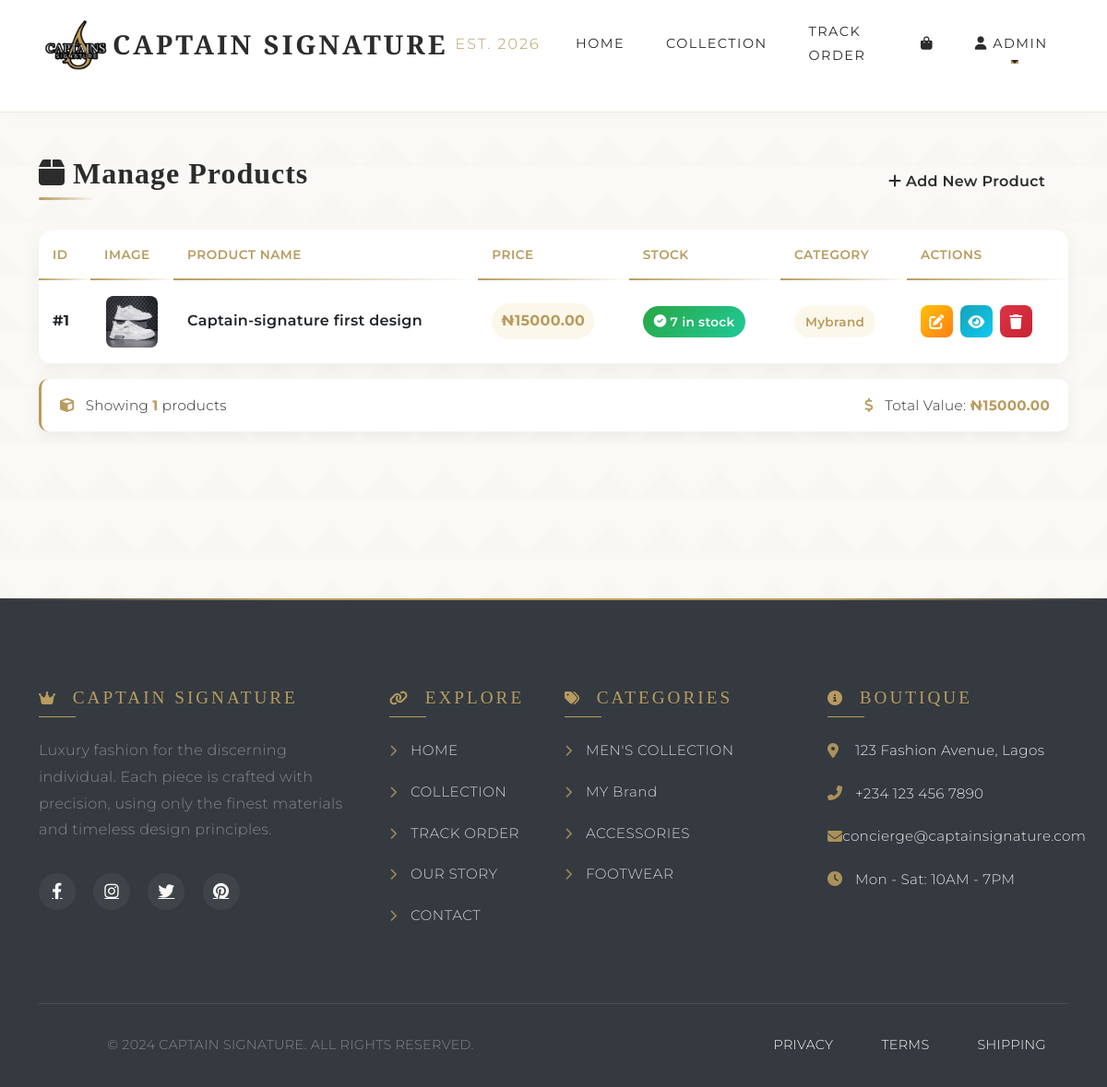
The app's page /admin/products (signed in) with its own data.
### models.py (models this page shows)
class User(UserMixin, db.Model):
    id = db.Column(db.Integer, primary_key=True)
    username = db.Column(db.String(80), unique=True, nullable=False)
    email = db.Column(db.String(120), unique=True, nullable=False)
    password = db.Column(db.String(200), nullable=False)
    is_admin = db.Column(db.Boolean, default=False)
    created_at = db.Column(db.DateTime, default=datetime.utcnow)
    phone = db.Column(db.String(20), nullable=True)
    address = db.Column(db.Text, nullable=True)
    city = db.Column(db.String(100), nullable=True)
    state = db.Column(db.String(100), nullable=True)
    orders = db.relationship('Order', backref='customer', lazy=True)

class Product(db.Model):
    id = db.Column(db.Integer, primary_key=True)
    name = db.Column(db.String(100), nullable=False)
    description = db.Column(db.Text, nullable=False)
    price = db.Column(db.Float, nullable=False)
    category = db.Column(db.String(50), nullable=False)
    image = db.Column(db.String(200), nullable=True)
    stock = db.Column(db.Integer, default=0)
    created_at = db.Column(db.DateTime, default=datetime.utcnow)
    order_items = db.relationship('OrderItem', backref='product', lazy=True)

class Settings(db.Model):
    id = db.Column(db.Integer, primary_key=True)
    delivery_fee = db.Column(db.Float, default=1500.00)
    free_delivery_threshold = db.Column(db.Float, default=0.00)
    currency = db.Column(db.String(10), default='₦')
    site_name = db.Column(db.String(100), default='Captain Signature')
    updated_at = db.Column(db.DateTime, default=datetime.utcnow, onupdate=datetime.utcnow)
    updated_by = db.Column(db.Integer, db.ForeignKey('user.id'), nullable=True)
    @staticmethod
    def get_settings():
        try:
            settings = Settings.query.first()
            if not settings:
                settings = Settings()
                db.session.add(settings)
                db.session.commit()
            return settings
        except Exception as e:
            print(f"⚠ Error in get_settings: {e}")
            from types import SimpleNamespace
            return SimpleNamespace(
                delivery_fee=1500.00,
                free_delivery_threshold=0,
                currency='₦',
                site_name='Captain Signature'
            )

### app.py (the view)
@app.route('/admin/products')
@login_required
def admin_products():
    if not current_user.is_admin:
        abort(403)
    products = Product.query.all()
    return render_template('admin_products.html', products=products)

### templates/admin_products.html (shortened to what this page needs)
{% extends "base.html" %}
{% block content %}
<div class="container mt-4">
    <div class="d-flex justify-content-between align-items-center mb-4"
         data-aos="fade-down"
         data-aos-duration="800">
        <h2 class="page-title">
            <i class="fas fa-box me-2"></i>Manage Products
        </h2>
        <a href="{{ url_for('add_product') }}" class="btn btn-gold hvr-float-shadow">
            <i class="fas fa-plus"></i> Add New Product
        </a>
    </div>
    {% if products %}
    <div class="card product-table-card"
         data-aos="fade-up"
         data-aos-duration="1000">
        <div class="card-body p-0">
            <div class="table-responsive">
                <table class="table table-hover product-table mb-0">
                    <thead>
                        <tr>
                            <th>ID</th>
                            <th>Image</th>
                            <th>Product Name</th>
                            <th>Price</th>
                            <th>Stock</th>
                            <th>Category</th>
                            <th>Actions</th>
                        </tr>
                    </thead>
                    <tbody>
                        {% for product in products %}
                        <tr class="product-row"
                            data-aos="fade-up"
                            data-aos-duration="600"
                            data-aos-delay="{{ loop.index * 100 }}">
                            <td class="fw-bold">#{{ product.id }}</td>
                            <td class="product-image-cell">
                                <div class="product-image-wrapper">
                                    {% if product.image %}
                                        {% if product.image.startswith('http') %}
                                            <img src="{{ product.image }}"
                                                 class="product-image"
                                                 alt="{{ product.name }}">
                                        {% elif product.image.startswith('tmp:') %}
                                            {% set filename = product.image.replace('tmp:', '') %}
                                            <img src="{{ url_for('tmp_uploads', filename=filename) }}"
                                                 class="product-image"
                                                 alt="{{ product.name }}">
                                        {% elif product.image.startswith('user_uploads:') %}
                                            {% set filename = product.image.replace('user_uploads:', '') %}
                                            <img src="{{ url_for('user_uploads', filename=filename) }}"
                                                 class="product-image"
                                                 alt="{{ product.name }}">
                                        {% else %}
                                            <img src="{{ url_for('static', filename='images/products/' + product.image) }}"
                                                 class="product-image"
                                                 alt="{{ product.name }}">
                                        {% endif %}
                                    {% else %}
                                        <div class="product-image-placeholder">
                                            <i class="fas fa-image"></i>
                                        </div>
                                    {% endif %}
                                </div>
                            </td>
                            <td class="product-name">{{ product.name }}</td>
                            <td class="product-price">
                                <span class="price-tag">{{ g.settings.currency }}{{ "%.2f"|format(product.price) }}</span>
                            </td>
                            <td>
                                {% if product.stock > 0 %}
                                <span class="stock-badge in-stock">
                                    <i class="fas fa-check-circle me-1"></i>{{ product.stock }} in stock
                                </span>
                                {% else %}
                                <span class="stock-badge out-of-stock">
                                    <i class="fas fa-times-circle me-1"></i>Out of stock
                                </span>
                                {% endif %}
                            </td>
                            <td>
                                <span class="category-badge">{{ product.category|capitalize }}</span>
                            </td>
                            <td>
                                <div class="action-buttons">
                                    <a href="{{ url_for('edit_product', product_id=product.id) }}"
                                       class="btn-action btn-edit hvr-float-shadow"
                                       title="Edit Product">
                                        <i class="fas fa-edit"></i>
                                    </a>
                                    <a href="{{ url_for('product_detail', product_id=product.id) }}"
                                       class="btn-action btn-view hvr-float-shadow"
                                       title="View Product">
                                        <i class="fas fa-eye"></i>
                                    </a>
                                    <a href="{{ url_for('delete_product', product_id=product.id) }}"
                                       class="btn-action btn-delete hvr-float-shadow"
                                       onclick="return confirm('Are you sure you want to delete {{ product.name }}?')"
                                       title="Delete Product">
                                        <i class="fas fa-trash"></i>
                                    </a>
                                </div>
                            </td>
                        </tr>
                        {% endfor %}
                    </tbody>
                </table>
            </div>
        </div>
    </div>
    <div class="table-footer mt-3" data-aos="fade-up" data-aos-duration="800">
        <div class="row">
            <div class="col-md-6">
                <p class="table-stats">
                    <i class="fas fa-cube me-2"></i>
                    Showing <strong>{{ products|length }}</strong> products
                </p>
            </div>
            <div class="col-md-6 text-end">
                <p class="table-stats">
                    <i class="fas fa-dollar-sign me-2"></i>
                    Total Value: <strong>{{ g.settings.currency }}{{ "%.2f"|format(products|sum(attribute='price')) }}</strong>
                </p>
            </div>
        </div>
    </div>
    {% endif %}
</div>
{% endblock %}

### templates/base.html (shortened to what this page needs)
<!DOCTYPE html>
<html lang="en">
<head>
    <link href="https://cdn.jsdelivr.net/npm/bootstrap@5.3.0/dist/css/bootstrap.min.css" rel="stylesheet">
    <link rel="stylesheet" href="https://cdnjs.cloudflare.com/ajax/libs/font-awesome/6.4.0/css/all.min.css">
    <link href="https://unpkg.com/aos@2.3.1/dist/aos.css" rel="stylesheet">
    <link rel="stylesheet" href="{{ url_for('static', filename='css/style.css') }}">
</head>
<body>
    <nav class="navbar navbar-expand-lg" id="mainNav">
        <div class="container">
            <img class="logo" src="{{ url_for('static', filename='images/logo.png') }}" style=" width: 80px; " alt="Captain Signature Logo">
            <a class="navbar-brand" href="{{ url_for('index') }}">
                </i> CAPTAIN SIGNATURE <span>EST. 2026</span>
            </a>
            <div class="collapse navbar-collapse" id="navbarNav">
                <ul class="navbar-nav me-auto">
                    <li class="nav-item">
                        <a class="nav-link" href="{{ url_for('index') }}">HOME</a>
                    </li>
                    <li class="nav-item">
                        <a class="nav-link" href="{{ url_for('products') }}">COLLECTION</a>
                    </li>
                    <li class="nav-item">
                        <a class="nav-link" href="{{ url_for('track_order_page') }}">TRACK ORDER</a>
                    </li>
                </ul>
                <ul class="navbar-nav">
                    <li class="nav-item">
                        <a class="nav-link position-relative" href="{{ url_for('view_cart') }}">
                            <i class="fas fa-shopping-bag"></i>
                        </a>
                    </li>
                    {% if current_user.is_authenticated %}
                    <li class="nav-item dropdown">
                        <a class="nav-link dropdown-toggle" href="#" id="userDropdown" role="button"
                            data-bs-toggle="dropdown" aria-expanded="false">
                            <i class="fas fa-user"></i> {{ current_user.username }}
                        </a>
                    </li>
                    {% endif %}
                </ul>
            </div>
        </div>
    </nav>
    <main>
        {% block content %}{% endblock %}
    </main>
    <footer class="footer">
        <div class="container">
            <div class="row g-4">
                <div class="col-lg-4 col-md-6">
                    <h5><i class="fas fa-crown"></i> CAPTAIN SIGNATURE</h5>
                    <p style="color: var(--taupe); line-height: 1.8;">Luxury fashion for the discerning individual. Each
                        piece is crafted with precision, using only the finest materials and timeless design principles.
                    </p>
                    <div class="social-links">
                        <a href="#" aria-label="Facebook"><i class="fab fa-facebook-f"></i></a>
                        <a href="#" aria-label="Instagram"><i class="fab fa-instagram"></i></a>
                        <a href="#" aria-label="Twitter"><i class="fab fa-twitter"></i></a>
                        <a href="#" aria-label="Pinterest"><i class="fab fa-pinterest"></i></a>
                    </div>
                </div>
                <div class="col-lg-2 col-md-6">
                    <h5><i class="fas fa-link"></i> EXPLORE</h5>
                    <ul class="footer-links">
                        <li><a href="{{ url_for('index') }}"><i class="fas fa-chevron-right"></i> HOME</a></li>
                        <li><a href="{{ url_for('products') }}"><i class="fas fa-chevron-right"></i> COLLECTION</a>
                        </li>
                        <li><a href="{{ url_for('track_order_page') }}"><i class="fas fa-chevron-right"></i> TRACK
                                ORDER</a></li>
                        <li><a href="#"><i class="fas fa-chevron-right"></i> OUR STORY</a></li>
                        <li><a href="#"><i class="fas fa-chevron-right"></i> CONTACT</a></li>
                    </ul>
                </div>
                <div class="col-lg-3 col-md-6">
                    <h5><i class="fas fa-tags"></i> CATEGORIES</h5>
                    <ul class="footer-links">
                        <li><a href="{{ url_for('products', category='mens') }}"><i class="fas fa-chevron-right"></i>
                                MEN'S COLLECTION</a></li>
                        <li><a href="{{ url_for('products', category='womens') }}"><i class="fas fa-chevron-right"></i>
                                MY Brand</a></li>
                        <li><a href="{{ url_for('products', category='accessories') }}"><i
                                    class="fas fa-chevron-right"></i> ACCESSORIES</a></li>
                        <li><a href="{{ url_for('products', category='footwear') }}"><i
                                    class="fas fa-chevron-right"></i> FOOTWEAR</a></li>
                    </ul>
                </div>
                <div class="col-lg-3 col-md-6">
                    <h5><i class="fas fa-info-circle"></i> BOUTIQUE</h5>
                    <ul class="contact-info">
                        <li><i class="fas fa-map-marker-alt"></i> 123 Fashion Avenue, Lagos</li>
                        <li><i class="fas fa-phone-alt"></i> +234 123 456 7890</li>
                        <li><i class="fas fa-envelope"></i> concierge@captainsignature.com</li>
                        <li><i class="fas fa-clock"></i> Mon - Sat: 10AM - 7PM</li>
                    </ul>
                </div>
            </div>
            <div class="footer-bottom">
                <div class="row">
                    <div class="col-md-6">
                        <p class="mb-0">&copy; 2024 CAPTAIN SIGNATURE. ALL RIGHTS RESERVED.</p>
                    </div>
                    <div class="col-md-6 text-md-end">
                        <a href="#">PRIVACY</a>
                        <a href="#">TERMS</a>
                        <a href="#">SHIPPING</a>
                    </div>
                </div>
            </div>
        </div>
    </footer>
</body>
</html>

### records on screen
User: username "ADMIN"
Product: id "1", image (picture), name "Captain-signature first design", price "15000.00", stock "7", category "Mybrand"
Settings: settings.currency "₦"

### other values on screen
{{ products|length }} "1"
{{ "%.2f"|format(products|sum(attribute='price')) }} "15000.00"
